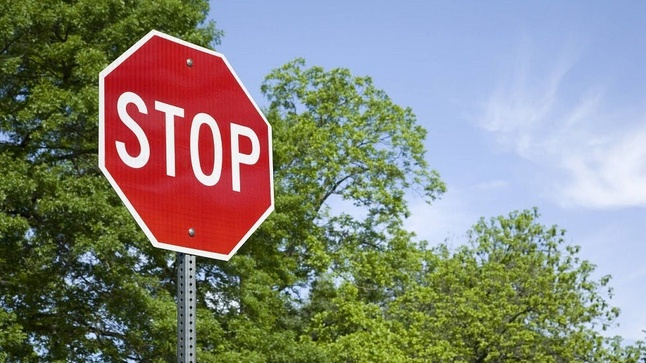
#> input picture Lab6_ImageDetection/hinh1.jpg, 646 x 363 px, shrunk from 979 x 551 before the run
$ jupyter execute 2374802010074_HoQuocDuy_252_71ITAI40603_0101_Lab6.ipynb
#> lines starting #> are read from the running program, lines starting #| are printed output that depends on the picture
## LAB06 : Nhận Diện Ảnh (IMAGE DETECTION)

[cell 1]
import cv2

import matplotlib.pyplot as plt

img = cv2.imread("hinh1.jpg")
#> img is the input picture: shape (363, 646, 3); mean B, G, R 123.2, 133.3, 133

img_gray = cv2.cvtColor(img, cv2.COLOR_BGR2GRAY)
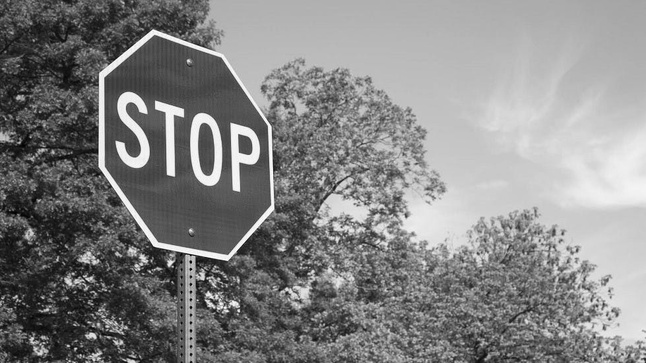
#> img_gray: shape (363, 646); min 1, max 255, mean 132

img_rgb = cv2.cvtColor(img, cv2.COLOR_BGR2RGB)

# dots that would look like STOP signs

stop_data = cv2.CascadeClassifier('stop_data.xml') #('/content/haarcascade_frontalcatface.xml')

found = stop_data.detectMultiScale(img_gray,minSize =(20, 20))
#> found = ()

amount_found = len(found)
#> amount_found = 0

if amount_found != 0:

    for (x, y, width, height) in found:

        cv2.rectangle(img_rgb, (x, y),

                      (x + height, y + width),

                      (0, 255, 0), 5)

plt.imshow(img_rgb)

[cell 2]
import cv2

import matplotlib.pyplot as plt

img = cv2.imread("hinh2.jpg")
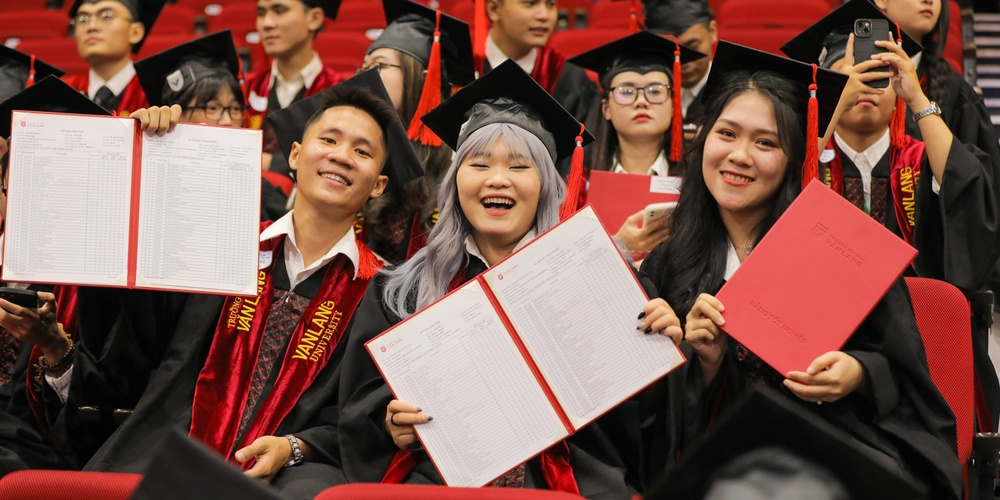
#> input picture Lab6_ImageDetection/hinh2.jpg, 1000 x 500 px, shrunk from 1516 x 758 before the run
#> img is the input picture: shape (500, 1000, 3); mean B, G, R 73.8, 83.1, 122.1

img_gray = cv2.cvtColor(img, cv2.COLOR_BGR2GRAY)
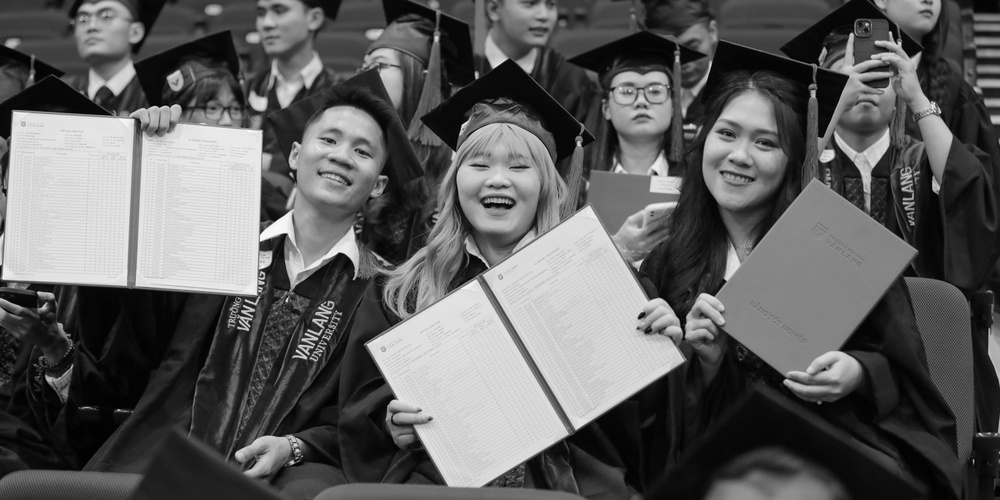
#> img_gray: shape (500, 1000); min 0, max 253, mean 93.7

img_rgb = cv2.cvtColor(img, cv2.COLOR_BGR2RGB)
#> img_rgb: shape (500, 1000, 3)


stop_data = cv2.CascadeClassifier('NhanDienKhuonMat.xml') #('/content/haarcascade_frontalcatface.xml')

found = stop_data.detectMultiScale(img_gray,minSize =(20, 20))
#> found = [[604, 61, 75, 75], [294, 102, 99, 99], [692, 97, 105, 105], [440, 114, 121, 121], [373, 133, 93, 93]]

amount_found = len(found)
#> amount_found = 5

if amount_found != 0:

    for (x, y, width, height) in found:

        cv2.rectangle(img_rgb, (x, y),

                      (x + height, y + width),

                      (0, 255, 0), 5)
#> this loop made 5 passes
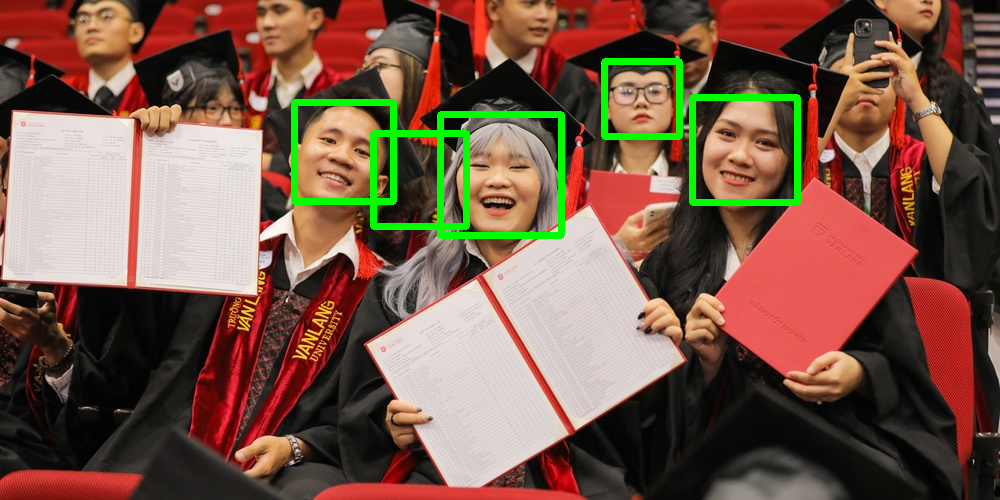
#> img_rgb: shape (500, 1000, 3); mean R, G, B 119.5, 88.2, 72.4

plt.imshow(img_rgb)

[cell 3]
import cv2

import matplotlib.pyplot as plt

img = cv2.imread("hinh2.jpg")

img_gray = cv2.cvtColor(img, cv2.COLOR_BGR2GRAY)

img_rgb = cv2.cvtColor(img, cv2.COLOR_BGR2RGB)


stop_data = cv2.CascadeClassifier('Mieng.xml') #('/content/haarcascade_frontalcatface.xml')

found = stop_data.detectMultiScale(img_gray,minSize =(10, 10))
#> found = 25 rows, first 6: [94, 8, 28, 17], [911, 7, 28, 16], [522, 22, 33, 19], [260, 25, 29, 17], [261, 33, 26, 16], [77, 29, 35, 21]

amount_found = len(found)
#> amount_found = 25

if amount_found != 0:

    for (x, y, width, height) in found:

        cv2.rectangle(img_rgb, (x, y),

                      (x + height, y + width),

                      (0, 255, 0), 5)
#> this loop made 25 passes
#> (x, y, width, height) on passes 1 to 12: (94, 8, 28, 17), (911, 7, 28, 16), (522, 22, 33, 19), (260, 25, 29, 17), (261, 33, 26, 16), (77, 29, 35, 21), (643, 82, 26, 15), (612, 84, 28, 17), (849, 98, 31, 18), (625, 108, 35, 21), (465, 158, 34, 20), (506, 162, 26, 15)
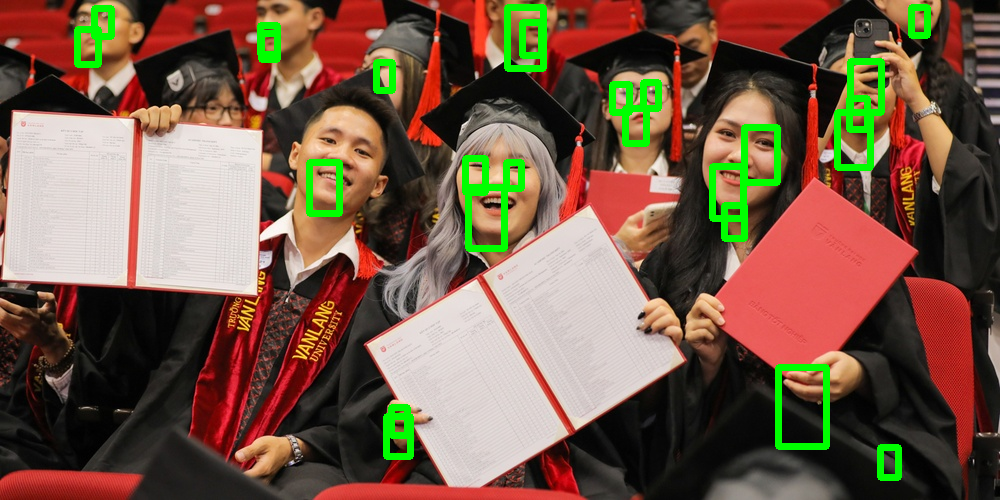
#> img_rgb: shape (500, 1000, 3); mean R, G, B 116.5, 89.3, 71.1

plt.imshow(img_rgb)

[cell 4]
import cv2

import matplotlib.pyplot as plt

img = cv2.imread("hinh2.jpg")

img_gray = cv2.cvtColor(img, cv2.COLOR_BGR2GRAY)

img_rgb = cv2.cvtColor(img, cv2.COLOR_BGR2RGB)


stop_data = cv2.CascadeClassifier('mui.xml') #('/content/haarcascade_frontalcatface.xml')

found = stop_data.detectMultiScale(img_gray,minSize =(20, 20))
#> found = [[723, 145, 34, 28], [482, 171, 31, 26]]

amount_found = len(found)
#> amount_found = 2

if amount_found != 0:

    for (x, y, width, height) in found:

        cv2.rectangle(img_rgb, (x, y),

                      (x + height, y + width),

                      (0, 255, 0), 5)
#> this loop made 2 passes
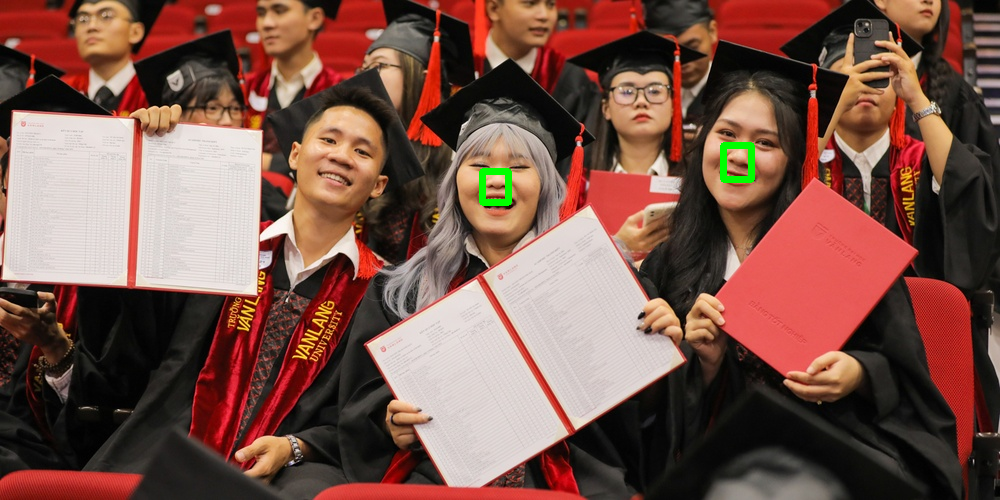
#> img_rgb: shape (500, 1000, 3); mean R, G, B 121.5, 83.5, 73.5

plt.imshow(img_rgb)
